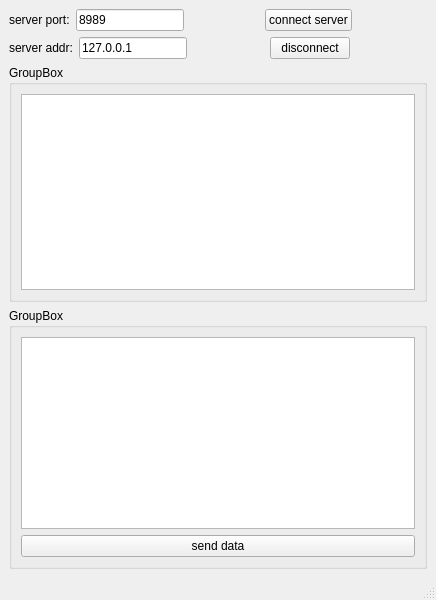
<?xml version="1.0" encoding="UTF-8"?>
<ui version="4.0">
 <class>MainWindow</class>
 <widget class="QMainWindow" name="MainWindow">
  <property name="geometry">
   <rect>
    <x>0</x>
    <y>0</y>
    <width>436</width>
    <height>600</height>
   </rect>
  </property>
  <property name="windowTitle">
   <string>MainWindow</string>
  </property>
  <widget class="QWidget" name="centralwidget">
   <layout class="QGridLayout" name="gridLayout_3">
    <item row="0" column="0">
     <layout class="QHBoxLayout" name="horizontalLayout">
      <item>
       <widget class="QLabel" name="label">
        <property name="text">
         <string>server port:</string>
        </property>
       </widget>
      </item>
      <item>
       <widget class="QLineEdit" name="port">
        <property name="text">
         <string>8989</string>
        </property>
       </widget>
      </item>
      <item>
       <spacer name="horizontalSpacer">
        <property name="orientation">
         <enum>Qt::Orientation::Horizontal</enum>
        </property>
        <property name="sizeHint" stdset="0">
         <size>
          <width>40</width>
          <height>20</height>
         </size>
        </property>
       </spacer>
      </item>
      <item>
       <widget class="QPushButton" name="connectServer">
        <property name="text">
         <string>connect server</string>
        </property>
       </widget>
      </item>
      <item>
       <spacer name="horizontalSpacer_2">
        <property name="orientation">
         <enum>Qt::Orientation::Horizontal</enum>
        </property>
        <property name="sizeHint" stdset="0">
         <size>
          <width>40</width>
          <height>20</height>
         </size>
        </property>
       </spacer>
      </item>
     </layout>
    </item>
    <item row="1" column="0">
     <layout class="QHBoxLayout" name="horizontalLayout_2">
      <item>
       <widget class="QLabel" name="label_2">
        <property name="text">
         <string>server addr:</string>
        </property>
       </widget>
      </item>
      <item>
       <widget class="QLineEdit" name="ip">
        <property name="text">
         <string>127.0.0.1</string>
        </property>
       </widget>
      </item>
      <item>
       <spacer name="horizontalSpacer_3">
        <property name="orientation">
         <enum>Qt::Orientation::Horizontal</enum>
        </property>
        <property name="sizeHint" stdset="0">
         <size>
          <width>40</width>
          <height>20</height>
         </size>
        </property>
       </spacer>
      </item>
      <item>
       <widget class="QPushButton" name="disconnect">
        <property name="text">
         <string>disconnect</string>
        </property>
       </widget>
      </item>
      <item>
       <spacer name="horizontalSpacer_4">
        <property name="orientation">
         <enum>Qt::Orientation::Horizontal</enum>
        </property>
        <property name="sizeHint" stdset="0">
         <size>
          <width>40</width>
          <height>20</height>
         </size>
        </property>
       </spacer>
      </item>
     </layout>
    </item>
    <item row="2" column="0">
     <widget class="QGroupBox" name="groupBox_2">
      <property name="title">
       <string>GroupBox</string>
      </property>
      <layout class="QGridLayout" name="gridLayout_2">
       <item row="0" column="0">
        <widget class="QTextBrowser" name="recvArea"/>
       </item>
      </layout>
     </widget>
    </item>
    <item row="3" column="0">
     <widget class="QGroupBox" name="groupBox">
      <property name="title">
       <string>GroupBox</string>
      </property>
      <layout class="QGridLayout" name="gridLayout">
       <item row="1" column="0">
        <widget class="QPushButton" name="sendData">
         <property name="text">
          <string>send data</string>
         </property>
        </widget>
       </item>
       <item row="0" column="0">
        <widget class="QTextEdit" name="sendArea"/>
       </item>
      </layout>
     </widget>
    </item>
   </layout>
  </widget>
  <widget class="QMenuBar" name="menubar">
   <property name="geometry">
    <rect>
     <x>0</x>
     <y>0</y>
     <width>436</width>
     <height>22</height>
    </rect>
   </property>
  </widget>
  <widget class="QStatusBar" name="statusbar"/>
 </widget>
 <resources/>
 <connections/>
</ui>
